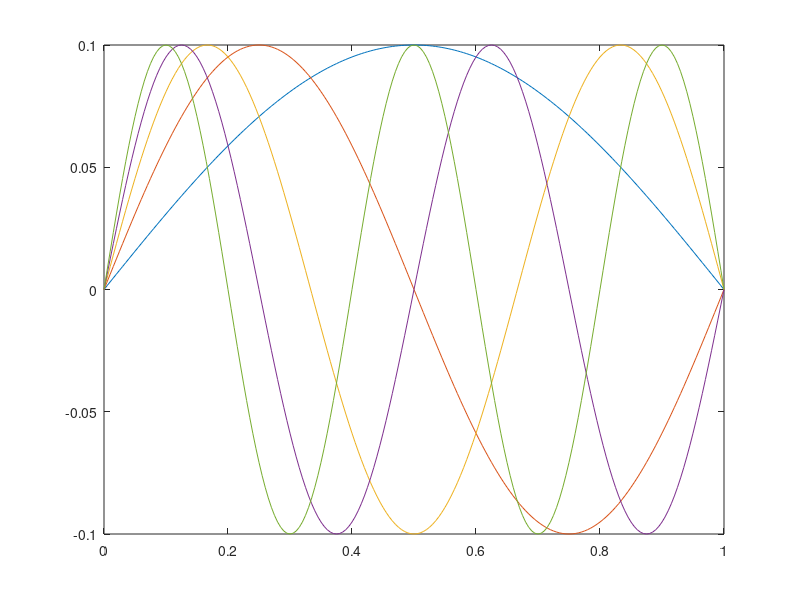
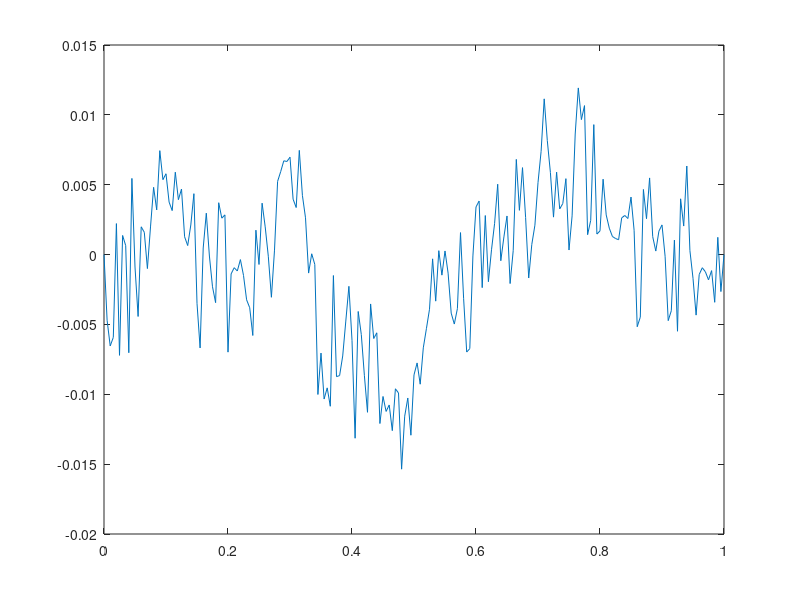

Write the MATLAB code that produced these figures, in order.
clear
h = 0.005;
N = 1 / h;

for j = 1 : N-1
    lambda(j) = sin(pi * j / (2 * N));
    
    for i = 1 : N-1
        V(j, i) = sin(i*j*pi / N);
    end
    
end

lambda = lambda * (-4 / h^2);
V = V * sqrt(2 / N);

V = [zeros(1, size(V, 2));
     V;
     zeros(1, size(V, 2))];

x = 0 : h : 1;
plot(x, V(:, 1:5))


%% KL 
lambdaINV = 1 ./ sqrt(-lambda);

coeffs  = randn(N-1, 1);
func = 0;
for i = 1 : N-1
   func = func + coeffs(i) * lambdaINV(i) * V(:, i); 
end

figure
plot(x, func)

